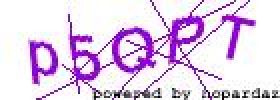
#> input picture c1.png, 140 x 50 px (shown 2 times larger)
$ python -i ImageFunctions.py   (imports and definitions only)
#> lines starting #> are read from the running program, lines starting #| are printed output that depends on the picture
#> further down, picture is the input picture: shape (50, 140, 3); mean B, G, R 234.5, 208.6, 228
#image processing
#--------------------------------------------
import cv2
from PIL import Image
import numpy as np
#--------------------------------------------
def save_image_cv2(image,path):
    cv2.imwrite(path, image)
#--------------------------------------------
#--------------------------------------------
#step 1 crop link
# [6 lines left out: function CropImage, not called in this run]
#--------------------------------------------
#step 2 gray image
def GrayImage(img):
    return cv2.cvtColor(img, cv2.COLOR_BGR2GRAY)
#--------------------------------------------
def simple_blur(img):
    return cv2.blur(img, (4, 4))
#------------------------------------------
def GaussianBlur(img):
    return cv2.GaussianBlur(img,(0, 0), 6)
#--------------------------------------------
def sharping(gray_img,gblur_img):
    return cv2.addWeighted(gray_img, 1.80, gblur_img, -0.60, 0)
#------------------------------------------
def MedianImage(img):
    median_img = cv2.medianBlur(img, 3)
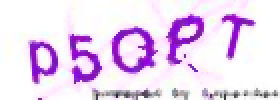
#> median_img: shape (50, 140, 3) (shown 2 times larger); mean B, G, R 242.3, 215.5, 235.6
    median_img = cv2.medianBlur(median_img, 3)
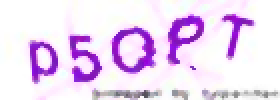
#> median_img: shape (50, 140, 3) (shown 2 times larger); mean B, G, R 243.6, 216.6, 236.8
    median_img = cv2.medianBlur(median_img, 3)
    return median_img
#--------------------------------------------

#step 3 dilate
def dilateImage(img):
    return cv2.dilate(img, None, iterations=1)
#--------------------------------------------
def TImage(img):
    return cv2.applyColorMap(img, cv2.COLORMAP_HOT)
#--------------------------------------------
def convert_to_binary2(img):
    ret, thresh_img = cv2.threshold(img, 20, 255, cv2.THRESH_BINARY)
    return thresh_img
#--------------------------------------------
def convert_to_binary(img):
    ret, thresh_img = cv2.threshold(img, 10, 200, cv2.THRESH_BINARY)
    return thresh_img
#--------------------------------------------
def InvertImage(img):
    return cv2.bitwise_not(img)
#--------------------------------------------
def bitwise_not(img):
    return cv2.bitwise_not(img)
#--------------------------------------------
# [196 lines left out: functions clear_img, remove_white_pixel, threshImage, cut_image_R, cut_image, rotate_image and 2 more, not called in this run]
#------------------------------------------

>>> import cv2
>>> picture = cv2.imread('c1.png')
>>> result = MedianImage(picture)
